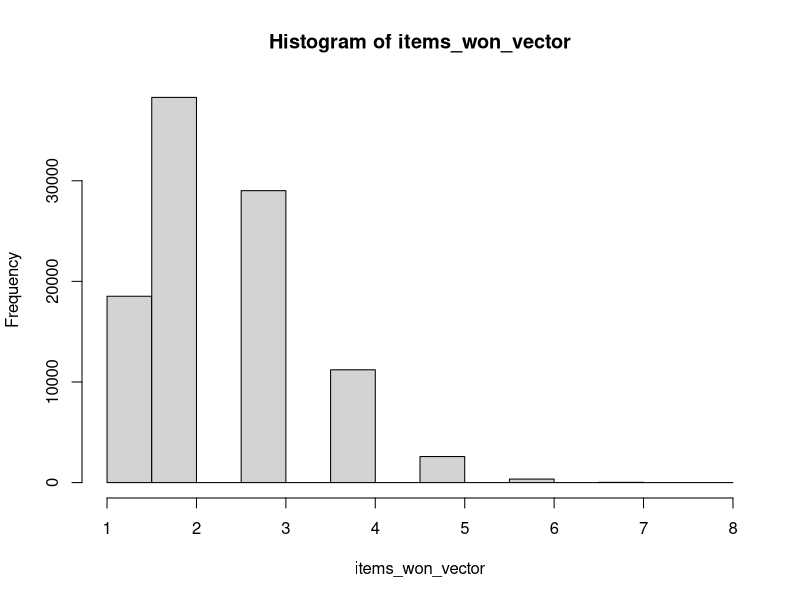

Here is the R script that generated this plot:
## ---- chunk 1

knitr::opts_chunk$set(echo = TRUE)

## ---- chunk 2

options(scipen = 999) # Turn off scientific notation
repeats <- 100000

## ---- chunk 3

# Create source data
pinecone <- c(1, rep(0, 7))
card <- c(1, 0)
candle <- c(1, rep(0, 8))
board <- c(1, rep(0, 23))
class <- c(1, rep(0, 20))
gift_card <- c(1, rep(0, 6))
hammer <- c(1, rep(0, 10))
stand <- c(1, rep(0, 36))
cards <- c(1)

# Create a vector to store the number of items won
items_won_vector <- vector("numeric")

# Simulation loop
for(i in 1:repeats){
        
        # Determine if each item was won
        pinecone_won <- sample(pinecone, 1)
        card_won <- sample(card, 1)
        candle_won <- sample(candle, 1)
        board_won <- sum(sample(board, 5, replace = FALSE))
        class_won <- sample(class, 1)
        gift_card_won <- sample(gift_card, 1)
        hammer_won <- sum(sample(hammer, 2, replace = FALSE))
        stand_won <- sum(sample(stand, 4, replace = FALSE))
        cards_won <- sample(cards, 1)

        # Calculate total number of items won
        items_won <- sum(pinecone_won, card_won, 
                         candle_won, board_won, 
                         class_won, gift_card_won, 
                         hammer_won, stand_won, 
                         cards_won)
        
        # Report progress of simulation
        # print(paste0("test: ", i))
        # print(items_won)
        
        # Add number of items won to vector
        items_won_vector[i] <- items_won
        
        # Clean up
        rm(items_won,
                pinecone_won, card_won, 
                candle_won, board_won, 
                class_won, gift_card_won, 
                hammer_won, stand_won, 
                cards_won)
        
        }

## ---- chunk 4

# Summary stats
summary(items_won_vector)

## ---- chunk 5

# Count of number of items won
table(items_won_vector)

## ---- chunk 6

hist(items_won_vector)

## ---- chunk 7

# Percent of number of items won
temp <- table(items_won_vector)
prop.table(temp)

## ---- chunk 8

winProbs <- c(1/8,
              1/2,
              1/9,
              sum(1/24,1/23,1/22,1/21,1/20),
              1/21,
              1/7,
              sum(1/11, 1/10),
              sum(1/37, 1/36, 1/35, 1/34),
              1)

#All combos of 5 from 9
allPossible = combn(9,5)

#Find joint probability of each outcome of 5 ... don't forget probabilities of losing the 4 that are not won.
probs <- sapply(1:dim(allPossible)[2], function(x) prod(winProbs[allPossible[,x]],
                                                        1-winProbs[-allPossible[,x]]))

## ---- chunk 9

sum(probs)

